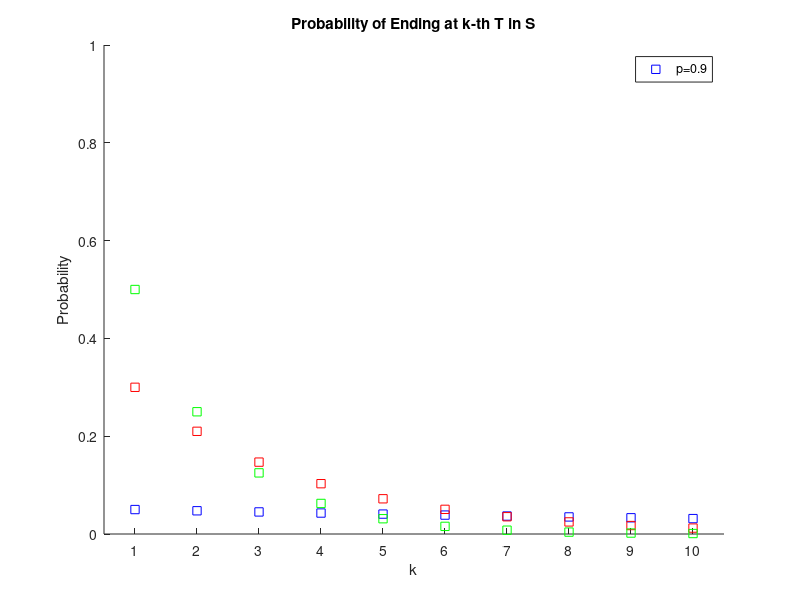
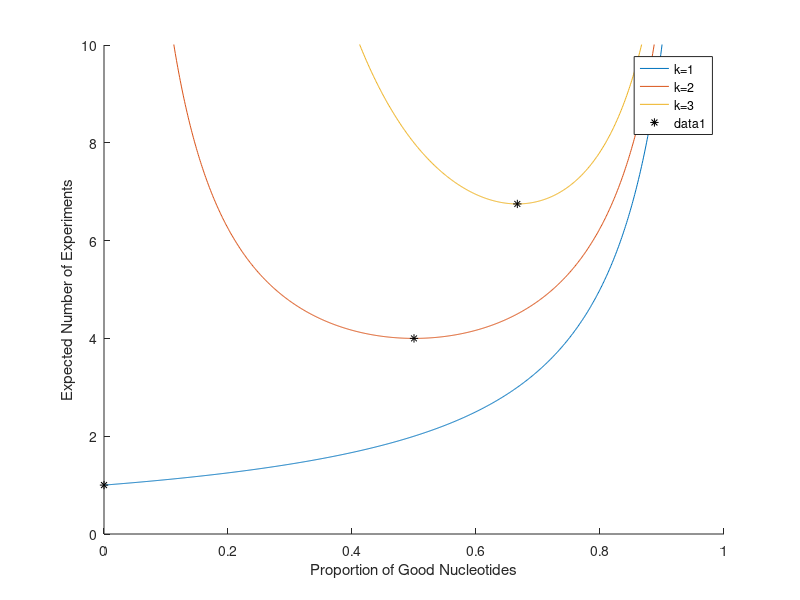

MATLAB code for these plots, in order: (Note: this script raises an error after producing the figures.)

% Sanger Sequencing Simulation with Geometric Distribution

k = 1:10;
pdf_1 = geopdf(k-1, 1-.95);
pdf_2 = geopdf(k-1, 1-.7);
pdf_3 = geopdf(k-1, 1-.5);

figure;
hold on
plot(k, pdf_1, 'bs')
plot(k, pdf_2, 'rs')
plot(k, pdf_3, 'gs')

ylim([0, 1])
ylabel('Probability')
xlim([0.5 10.5])
xticks(1:10)
xlabel('k')
legend('p=0.9')
title('Probability of Ending at k-th T in S')

% Q2: p = 0.95


% Q3: As k becomes larger the probability of sequencing long fragments
% decreases substantially. This inhibits the abiliy to sequence by Sanger very
% large DNA fragments as there will be too few longer fragments (of the larger DNA fragment)
% to give a reliable read on the sequence of the DNA fragment.


% Q4:
figure;
hold on
p = 0:0.001:1;

n_exp_1 = 1./geopdf(1-1, 1-p);
n_exp_2 = 1./geopdf(2-1, 1-p);
n_exp_3 = 1./geopdf(3-1, 1-p);

plot(p, n_exp_1)
plot(p, n_exp_2)
plot(p, n_exp_3)

xlim([0 1])
xlabel('Proportion of Good Nucleotides')
ylabel('Expected Number of Experiments')
ylim([0 10])
legend('k=1', 'k=2', 'k=3')


% Q5: When k=1, the expected number of experiments increases in an
% exponential manner as the proportion of good nucleotides increases.
% When k=2, the expected number of experiments follows an almost parabolic
% curve where the number of experiments is high when the proportion of good
% nucleotides is low and high.
% When k=3, the expected number of experiments follows a similar
% "parabolic" curve as k=2, but more narrow and localized around a minimum
% of large p value ~7.


% Q6: These points represent the minimum number of expected experiments for
% respective values of k = 1, 2, 3
k = 1:3;
p_opt = (k-1)./k;

n_opt = [1./geopdf(0, 1-p_opt(1)),...
         1./geopdf(1, 1-p_opt(2)),...
         1./geopdf(2, 1-p_opt(3))];

plot(p_opt, n_opt, 'k*')

% Q7: p=.9 appears to work better for this experiment because there are far
% more fragments of longer lengths which allows the latter half of the DNA
% molecule sequence to be reliably read in gel electrophoresis (or otherwise).
p = 0.8;
Nk = 30;
N_experiments = 10000;
outcomes = NaN(N_experiments, 1);
for i = 1:N_experiments
 outcomes(i) = min([geornd(1-p)+1, Nk+1]);
end
%display(outcomes)
figure;
histogram(outcomes)
xlabel('k')
ylabel('Number of Fragments')
title('p=.8')

p = 0.9;
Nk = 30;
N_experiments = 10000;
outcomes = NaN(N_experiments, 1);
for i = 1:N_experiments
 outcomes(i) = min([geornd(1-p)+1, Nk+1]);
end
%display(outcomes)
figure;
histogram(outcomes)
xlabel('k')
ylabel('Number of Fragments')
title('p=.9')

% Q8: The distribution of fragments changes to a relatively uniform amount
% across every fragment except the whole sequence (k=31) which is far
% larger than rest, indicating in an experiment using the optimal p value
% the majority of fragments sequenced are the whole sequence. However, this
% uniform amount across the rest of the fragments allows for more accurate
% sequencing in gel electrophoresis (or otherwise).
Nk = 30;
p = (Nk-1)/Nk;
N_experiments = 10000;
outcomes = NaN(N_experiments, 1);
for i = 1:N_experiments
 outcomes(i) = min([geornd(1-p)+1, Nk+1]);
end
%display(outcomes)
figure;
histogram(outcomes)
hold on
xlabel('k')
ylabel('Number of Fragments')
title(['p=p_opt (' num2str(p) ')'])

% Q9: All of the fragments in the distribution from Question 8 are detected
% at D=.01. A challenge that emerges from longer lengths of DNA is ensuring
% that all fragments are able to reach the detection limit because as the
% number of fragments grow due to the increased size of the DNA, the
% percentage each fragment makes up decreases with the same number of
% experiments (so the number of experiments would necessarily have to
% increase to account for this increase in length).
plot([0,32], [100,100], '--r')
